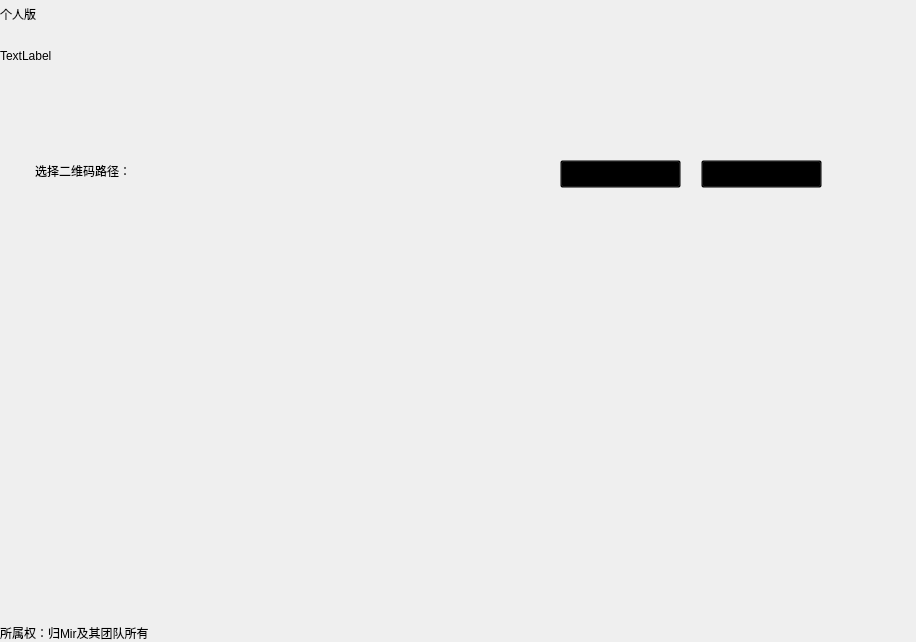
<?xml version="1.0" encoding="UTF-8"?>
<ui version="4.0">
 <class>geren</class>
 <widget class="QWidget" name="geren">
  <property name="geometry">
   <rect>
    <x>0</x>
    <y>0</y>
    <width>916</width>
    <height>642</height>
   </rect>
  </property>
  <property name="windowTitle">
   <string>Form</string>
  </property>
  <widget class="QLabel" name="wenjian">
   <property name="geometry">
    <rect>
     <x>260</x>
     <y>160</y>
     <width>291</width>
     <height>28</height>
    </rect>
   </property>
   <property name="styleSheet">
    <string notr="true">font: 16pt &quot;仿宋&quot;;background:transparent;</string>
   </property>
   <property name="text">
    <string/>
   </property>
  </widget>
  <widget class="QLabel" name="label_4">
   <property name="geometry">
    <rect>
     <x>684</x>
     <y>147</y>
     <width>154</width>
     <height>55</height>
    </rect>
   </property>
   <property name="styleSheet">
    <string notr="true">border-image: url(:/new/prefix1/按钮);</string>
   </property>
   <property name="text">
    <string/>
   </property>
  </widget>
  <widget class="QPushButton" name="xuanzepushbutton_2">
   <property name="geometry">
    <rect>
     <x>701</x>
     <y>160</y>
     <width>121</width>
     <height>28</height>
    </rect>
   </property>
   <property name="styleSheet">
    <string notr="true">font: 12pt &quot;仿宋&quot;;background:transparent;</string>
   </property>
   <property name="text">
    <string>确认</string>
   </property>
  </widget>
  <widget class="QLabel" name="label_2">
   <property name="geometry">
    <rect>
     <x>35</x>
     <y>150</y>
     <width>241</width>
     <height>41</height>
    </rect>
   </property>
   <property name="styleSheet">
    <string notr="true">font: 16pt &quot;仿宋&quot;;background:transparent;</string>
   </property>
   <property name="text">
    <string>选择二维码路径：</string>
   </property>
  </widget>
  <widget class="QLabel" name="label_3">
   <property name="geometry">
    <rect>
     <x>543</x>
     <y>147</y>
     <width>154</width>
     <height>55</height>
    </rect>
   </property>
   <property name="styleSheet">
    <string notr="true">border-image: url(:/new/prefix1/按钮);</string>
   </property>
   <property name="text">
    <string/>
   </property>
  </widget>
  <widget class="QPushButton" name="xuanzepushbutton">
   <property name="geometry">
    <rect>
     <x>560</x>
     <y>160</y>
     <width>121</width>
     <height>28</height>
    </rect>
   </property>
   <property name="styleSheet">
    <string notr="true">font: 12pt &quot;仿宋&quot;;background:transparent;</string>
   </property>
   <property name="text">
    <string>选择code路径</string>
   </property>
  </widget>
  <widget class="QLabel" name="label_5">
   <property name="geometry">
    <rect>
     <x>-70</x>
     <y>-30</y>
     <width>1011</width>
     <height>821</height>
    </rect>
   </property>
   <property name="styleSheet">
    <string notr="true">border-image: url(:/new/prefix1/补的背景);</string>
   </property>
   <property name="text">
    <string/>
   </property>
  </widget>
  <widget class="QLabel" name="codepic">
   <property name="geometry">
    <rect>
     <x>71</x>
     <y>257</y>
     <width>382</width>
     <height>338</height>
    </rect>
   </property>
   <property name="text">
    <string/>
   </property>
  </widget>
  <widget class="QLabel" name="label_6">
   <property name="geometry">
    <rect>
     <x>0</x>
     <y>-7</y>
     <width>111</width>
     <height>41</height>
    </rect>
   </property>
   <property name="text">
    <string>个人版</string>
   </property>
  </widget>
  <widget class="QLabel" name="label">
   <property name="geometry">
    <rect>
     <x>550</x>
     <y>350</y>
     <width>331</width>
     <height>401</height>
    </rect>
   </property>
   <property name="styleSheet">
    <string notr="true">border-image: url(:/new/prefix1/素材/60b273595b16c4c226c3aa593d6cc1d3.png);</string>
   </property>
   <property name="text">
    <string/>
   </property>
  </widget>
  <widget class="QLabel" name="label_7">
   <property name="geometry">
    <rect>
     <x>-10</x>
     <y>-30</y>
     <width>581</width>
     <height>661</height>
    </rect>
   </property>
   <property name="styleSheet">
    <string notr="true">border-image: url(:/new/prefix1/素材/3a457c8bf415369d9802226c08a975e8.png);</string>
   </property>
   <property name="text">
    <string/>
   </property>
  </widget>
  <widget class="QLabel" name="datelabel">
   <property name="geometry">
    <rect>
     <x>0</x>
     <y>20</y>
     <width>521</width>
     <height>71</height>
    </rect>
   </property>
   <property name="styleSheet">
    <string notr="true">font: 16pt &quot;黑体&quot;;background:transparent;</string>
   </property>
   <property name="text">
    <string>TextLabel</string>
   </property>
  </widget>
  <widget class="QLabel" name="label_8">
   <property name="geometry">
    <rect>
     <x>0</x>
     <y>625</y>
     <width>201</width>
     <height>16</height>
    </rect>
   </property>
   <property name="text">
    <string>所属权：归Mir及其团队所有</string>
   </property>
  </widget>
  <zorder>label_5</zorder>
  <zorder>wenjian</zorder>
  <zorder>label_4</zorder>
  <zorder>xuanzepushbutton_2</zorder>
  <zorder>label_2</zorder>
  <zorder>label_3</zorder>
  <zorder>xuanzepushbutton</zorder>
  <zorder>label_6</zorder>
  <zorder>label</zorder>
  <zorder>label_7</zorder>
  <zorder>codepic</zorder>
  <zorder>datelabel</zorder>
  <zorder>label_8</zorder>
 </widget>
 <resources/>
 <connections/>
</ui>
